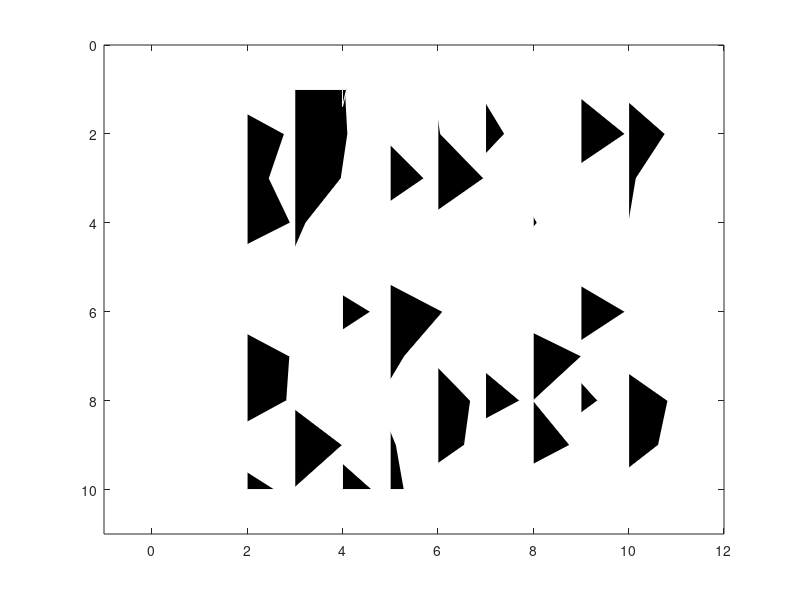

MATLAB code to generate this figure:
%Date: Mon, 24 Aug 1998 14:26:41 -0500
%From: xgli@dal.mobil.com (CONT X.  Li [Xin-gong])
%Xingong

function plotimag(a,scal,x,z,amx)
% PLOTIMAG: plot section of traces in wiggle format
% 	1) 'a' is input matrix.
%	2) x direction is as trace number.
%	3) If only 'a' is enter, 'scal,x,z,amn,amx' are decided automatically; 
%	otherwise, 'scal' is a scalar; 'x, z' are vectors for annotation in 
%	offset and time, amx are the amplitude range.
% Author:
% 	Xingong Li, Dec. 1995, UBC
% Changes: 
%	Jun11,1997: add amx
% 	May16,1997: updated for v5 - add 'zeros line' to background color
% 	May17,1996: if scal ==0, plot without scaling
% 	Aug6, 1996: if max(tr)==0, plot a line 

if nargin == 0, nx=10;nz=10; a = rand(nz,nx)-0.5; end;

[nz,nx]=size(a);

trmx= max(abs(a));
if (nargin <= 4); amx=mean(trmx);  end;
if (nargin <= 2); x=[1:nx]; z=[1:nz]; end;
if (nargin <= 1); scal =1; end;

if nx <= 1; disp(' ERR:PlotWig: nx has to be more than 1');return;end;

 % take the average as dx
	dx1 = abs(x(2:nx)-x(1:nx-1));
 	%dx = sum(dx1)/(nx-1);
 	dx = median(dx1);

 dz=z(2)-z(1);
 xmx=max(max(a)); xmn=min(min(a)); 

 if scal == 0; scal=1; end;
 a = a * dx /amx; 
 a = a * scal;

 fprintf(' Plot: data range [%f, %f], plotted max %f \n',xmn,xmx,amx);
 
% set display range 
x1=min(x)-2.0*dx; x2=max(x)+2.0*dx;
z1=min(z)-dz; z2=max(z)+dz;
 
set(gca,'NextPlot','add','Box','on', ...
  'XLim', [x1 x2], ...
  'YDir','reverse', ...
  'YLim',[z1 z2]);
 

%rgray=flipud(gray); colormap(rgray); % Revert the Gray colormap

	% fillcolor = [0.5 .5 .5];
	% linecolor = [0.5 .5 .5];
	fillcolor = [0 0 0];
	linecolor = [0 0 0];
	linewidth = 0.1;

	z=z'; 	% input as row vector
	zstart=z(1);
	zend  =z(nz);

for i=1:nx,
   
  if trmx(i) ~= 0;    % skip the zero traces
	tr=a(:,i); 	% --- one scale for all section
  	s = sign(tr) ;
  	i1= find( s(1:nz-1) ~= s(2:nz) );	% zero crossing points
	npos = length(i1);


	%12/7/97 
	zadd = i1 + tr(i1) ./ (tr(i1) - tr(i1+1));  %locations with 0 amplitudes
    if prod(size(zadd))==0, i, end;
	aadd = zeros(size(zadd));

	[zpos,vpos] = find(tr >0);
	[zz,iz] = sort([zpos; zadd]); 	% indices of zero point plus positives
	aa = [tr(zpos); aadd];
	aa = aa(iz);

	% be careful at the ends
		if tr(1)>0, 	a0=0; z0=1.00;
        elseif prod(size(zadd))==0, a0=0; z0=0;
        else  a0=0; z0=zadd(1);
		end;
		if tr(nz)>0, 	a1=0; z1=nz; 
        elseif prod(size(zadd))==0, a1=0; z1=0;
        else a1=0; z1=max(zadd);
		end;
			
	zz = [z0; zz; z1; z0];
 	aa = [a0; aa; a1; a0];
		

	zzz = zstart + zz*dz -dz;

	patch( aa+x(i) , zzz,  fillcolor,'EdgeColor','w');

%	line( 'Color',[1 1 1],'EraseMode','background',  ...
%	 'LineWidth',[0.8], ...
%         'Xdata', [x(i) x(i)], 'Ydata',[zstart zend]); 
		%% remove zero line
		%%!!! sometimes problem for printing extra lines 
		%%    which are shown on screen. 
		%% Add linewidth to remove unexpected lines, Feb1998

%%'LineWidth',linewidth, ...
%%12/7/97 'Xdata', x(i)+[0 0], 'Ydata',[z0 z1]*dz);	% remove zero line

%	line( 'Color',linecolor,'EraseMode','background',  ...
%	 'LineWidth',linewidth, ...
%	 'Xdata', tr+x(i), 'Ydata',z);	% negatives line

   else % zeros trace
%	line( 'Color',linecolor,'EraseMode','background',  ...
%	 'LineWidth',linewidth, ...
%         'Xdata', [x(i) x(i)], 'Ydata',[zstart zend]);
   end;
end;
